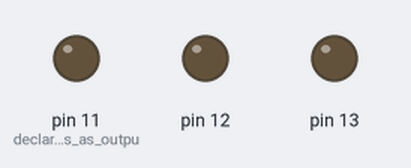
The sketch below on a simulated Arduino Uno, built with avr-gcc and run on an emulated ATmega328P. On the bench: output pins drawn as LEDs (lit = HIGH).

Above: at 0.5 s.
At 2.5 s:
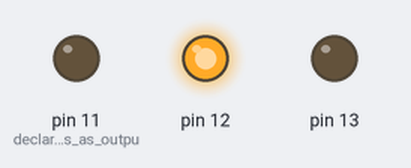
At 3.5 s:
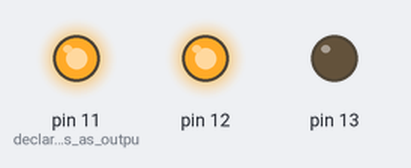
At 4.5 s:
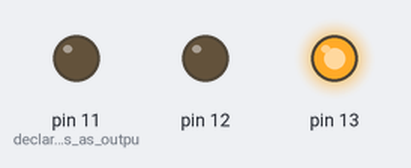
At 6.5 s:
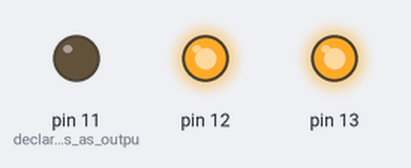
At 9.5 s:
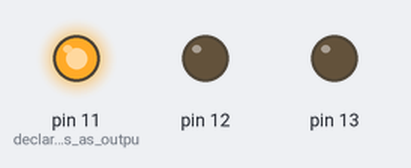
Timing chart, 0 to 10.4 s (numbered marks = the images above):
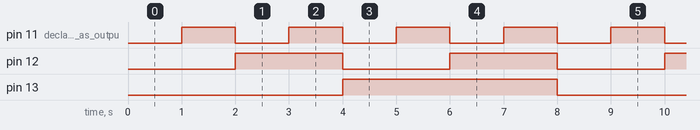

The sketch:

counter.ino
```cpp
// Binary counter

/*   Induino R3 User Guide - Program 1.2 - Binary Counter
     This sketch automatically increases a 3 bit number every second
     and shows the output on 3 LEDs
*/
void setup()
{
  pinMode(11,OUTPUT);   // declare LED pins as output pins
  pinMode(12,OUTPUT);
  pinMode(13,OUTPUT);
}
void loop()
{
  for(int i=0;i<8;i++)  // increment automatically from 0 to 7 , i is the counter variable
    {
      int a=i%2;      // calculate LSB
      int b=i/2 %2;     // calculate middle bit
      int c=i/4 %2;     // calculate MSB
      digitalWrite(11,a);  // write MSB
      digitalWrite(12,b);  // write middle bit
      digitalWrite(13,c);  // write LSB
      delay(1000);     // wait for a second
    }
}
```

Measured:
- by itself, pin 11 (declare_LED_pins_as_outpu): alternates HIGH for 1.0 s and LOW for 1.0 s
- by itself, pin 12: alternates HIGH for 2.0 s and LOW for 2.0 s
- by itself, pin 13: alternates HIGH for 4.0 s and LOW for 4.0 s
